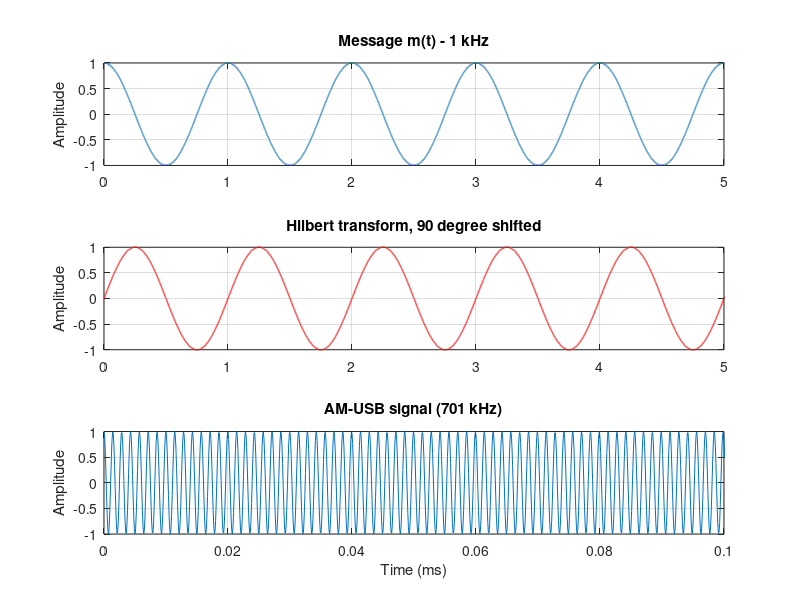

Here is the MATLAB script that generated this plot: (Note: this script raises an error after producing the figure.)
% AM-SSB-DSP-code
fs = 10000000;
fm = 1000;
fc = 700000;
Am = 1;  Ac = 1;
T  = 20e-3;
t  = (0:1/fs:T-1/fs).';

%% 1. Message and its Hilbert transform
m = Am*cos(2*pi*fm*t);
m_hat = Am*sin(2*pi*fm*t);

%% 2. USB modulation
I_path = m.* cos(2*pi*fc*t);
Q_path = m_hat.* sin(2*pi*fc*t);
S_usb  = I_path - Q_path;


figure('Color','w','Name','SSB modulation');
subplot(3,1,1);
plot(t*1e3,m,'LineWidth',1);
xlim([0 5]);
grid on;
ylabel('Amplitude');
title('Message m(t) - 1 kHz');

subplot(3,1,2);
plot(t*1e3,m_hat,'r','LineWidth',1);
xlim([0 5]); grid on;
ylabel('Amplitude');
title('Hilbert transform, 90 degree shifted');

subplot(3,1,3);
plot(t*1e3,S_usb);
xlim([0 0.1]);
grid on;
ylabel('Amplitude');
xlabel('Time (ms)');
title('AM-USB signal (701 kHz)');

%% 3. FFT

[f,S] = single_sided_fft(S_usb,fs);
figure('Color','w','Name','USB spectrum');
semilogy(f/1e3,S,'LineWidth',1);
xlim([698 703]);
grid on;
xlabel('Frequency (kHz)');
ylabel('Magnitude (V)');
title('Transmit spectrum - USB at 701 kHz, LSB & carrier suppressed');

usb = peak_near(f,S,fc+fm);
lsb = peak_near(f,S,fc-fm);
fprintf('\n--- AM-USB transmit spectrum ---\n');
fprintf('USB (701 kHz) = %.4g V\n', usb);
fprintf('LSB (699 kHz) = %.3e V\n', lsb);
fprintf('Sideband suppression = %.0f dB\n', 20*log10(usb/lsb));

%% 4. Coherent demod at phase = 0
LO  = cos(2*pi*fc*t);
v   = S_usb.* LO;
rec = 2*rc_lpf(v,4.23e3,fs,2);

figure('Color','w','Name','Recovery (phi=0)');
plot(t*1e3,m,'LineWidth',1.2);
hold on; plot(t*1e3,rec,'r');
xlim([10 14]);
grid on;
xlabel('Time (ms)');
ylabel('Amplitude (V)');
legend('Original message','Recovered');
title('Input vs recovered  (\phi = 0 deg)');

%% 5. Phase-angle experiment (phase = 0, 90, 180)
% SSB property: amplitude is PRESERVED at every phase; only the output
% PHASE changes (matches report Table 1).
phis = [0 90 180];
figure('Color','w','Name','Phase experiment (SSB)');
fprintf('\n--- Phase-angle experiment (SSB) ---\n');
for k = 1:numel(phis)
    LOk  = cos(2*pi*fc*t + deg2rad(phis(k)));
    reck = 2*rc_lpf(S_usb.*LOk, 4.23e3, fs, 2);
    pk   = max(reck(t>5e-3));
    fprintf('phi = %3d deg  ->  recovered peak = %.3f V\n', phis(k), pk);
    subplot(3,1,k);
    plot(t*1e3,reck);
    xlim([10 16]);
    grid on;
    ylabel('V');
    title(sprintf('\\phi = %d deg,  peak = %.3f V', phis(k), pk));
end
xlabel('Time (ms)');

%% 6. local functions
function [f,mag] = single_sided_fft(x,fs)
    N = numel(x);
    X = fft(x)/N;
    mag = abs(X(1:floor(N/2)+1));
    mag(2:end-1) = 2*mag(2:end-1);
    f = (0:floor(N/2)).' * fs/N;
end

function a = peak_near(f,mag,f0)
[~,i] = min(abs(f-f0));
lo = max(1,i-5);
hi = min(numel(f),i+5);
a = max(mag(lo:hi));
end

function y = rc_lpf(x,fc,fs,stages)
    alpha = 2*pi*fc/fs;
    b = alpha; a = [1, -(1-alpha)]; y = x;
    for s = 1:stages, y = filter(b,a,y);
    end
end
